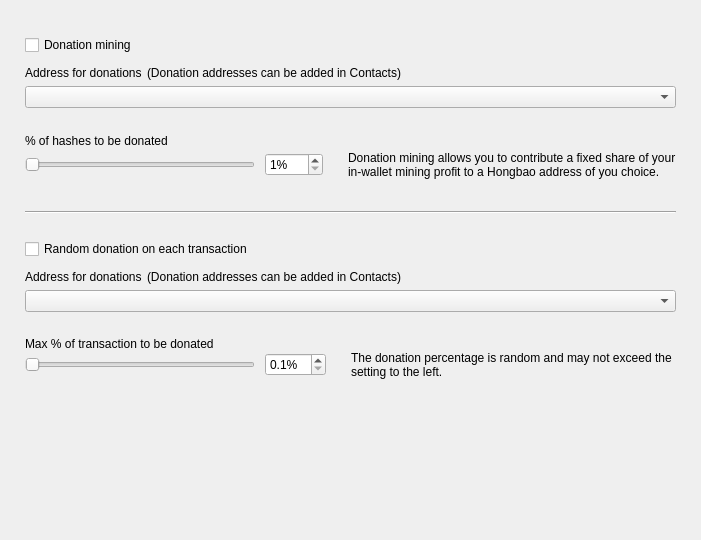
<?xml version="1.0" encoding="UTF-8"?>
<ui version="4.0">
 <class>DonationOptionsFrame</class>
 <widget class="QFrame" name="DonationOptionsFrame">
  <property name="geometry">
   <rect>
    <x>0</x>
    <y>0</y>
    <width>701</width>
    <height>540</height>
   </rect>
  </property>
  <property name="windowTitle">
   <string>Frame</string>
  </property>
  <property name="frameShape">
   <enum>QFrame::NoFrame</enum>
  </property>
  <property name="frameShadow">
   <enum>QFrame::Raised</enum>
  </property>
  <layout class="QVBoxLayout" name="verticalLayout">
   <property name="spacing">
    <number>10</number>
   </property>
   <property name="leftMargin">
    <number>25</number>
   </property>
   <property name="topMargin">
    <number>35</number>
   </property>
   <property name="rightMargin">
    <number>25</number>
   </property>
   <property name="bottomMargin">
    <number>0</number>
   </property>
   <item>
    <widget class="QCheckBox" name="m_enableDonationMiningCheck">
     <property name="text">
      <string>Donation mining</string>
     </property>
    </widget>
   </item>
   <item>
    <widget class="QFrame" name="m_donationMiningFrame">
     <property name="frameShape">
      <enum>QFrame::NoFrame</enum>
     </property>
     <property name="frameShadow">
      <enum>QFrame::Raised</enum>
     </property>
     <layout class="QGridLayout" name="gridLayout" columnstretch="1,0,0,1">
      <property name="leftMargin">
       <number>0</number>
      </property>
      <property name="topMargin">
       <number>0</number>
      </property>
      <property name="rightMargin">
       <number>0</number>
      </property>
      <property name="bottomMargin">
       <number>0</number>
      </property>
      <property name="horizontalSpacing">
       <number>10</number>
      </property>
      <property name="verticalSpacing">
       <number>0</number>
      </property>
      <item row="2" column="0" colspan="4">
       <widget class="QComboBox" name="m_donationMiningAddressCombo"/>
      </item>
      <item row="3" column="0" colspan="4">
       <spacer name="verticalSpacer_2">
        <property name="orientation">
         <enum>Qt::Vertical</enum>
        </property>
        <property name="sizeType">
         <enum>QSizePolicy::Fixed</enum>
        </property>
        <property name="sizeHint" stdset="0">
         <size>
          <width>20</width>
          <height>25</height>
         </size>
        </property>
       </spacer>
      </item>
      <item row="4" column="0" colspan="4">
       <widget class="WalletGui::WalletNormalBlackTextLabel" name="label_2">
        <property name="minimumSize">
         <size>
          <width>0</width>
          <height>16</height>
         </size>
        </property>
        <property name="text">
         <string>% of hashes to be donated</string>
        </property>
        <property name="indent">
         <number>0</number>
        </property>
       </widget>
      </item>
      <item row="5" column="1">
       <widget class="QSpinBox" name="m_donationMiningAmountSpin">
        <property name="suffix">
         <string>%</string>
        </property>
        <property name="minimum">
         <number>1</number>
        </property>
        <property name="maximum">
         <number>100</number>
        </property>
       </widget>
      </item>
      <item row="5" column="0">
       <widget class="QSlider" name="m_donationMiningAmountSlider">
        <property name="maximumSize">
         <size>
          <width>230</width>
          <height>16777215</height>
         </size>
        </property>
        <property name="minimum">
         <number>1</number>
        </property>
        <property name="maximum">
         <number>100</number>
        </property>
        <property name="orientation">
         <enum>Qt::Horizontal</enum>
        </property>
       </widget>
      </item>
      <item row="5" column="2">
       <spacer name="horizontalSpacer">
        <property name="orientation">
         <enum>Qt::Horizontal</enum>
        </property>
        <property name="sizeType">
         <enum>QSizePolicy::Fixed</enum>
        </property>
        <property name="sizeHint" stdset="0">
         <size>
          <width>5</width>
          <height>20</height>
         </size>
        </property>
       </spacer>
      </item>
      <item row="5" column="3" alignment="Qt::AlignVCenter">
       <widget class="WalletGui::WalletSmallGrayTextLabel" name="m_donationMiningCommentLabel">
        <property name="minimumSize">
         <size>
          <width>0</width>
          <height>32</height>
         </size>
        </property>
        <property name="text">
         <string>Donation mining allows you to contribute a fixed share of your in-wallet mining profit to a Hongbao address of you choice.</string>
        </property>
        <property name="wordWrap">
         <bool>true</bool>
        </property>
        <property name="indent">
         <number>0</number>
        </property>
       </widget>
      </item>
      <item row="1" column="0" colspan="4">
       <spacer name="verticalSpacer_6">
        <property name="orientation">
         <enum>Qt::Vertical</enum>
        </property>
        <property name="sizeType">
         <enum>QSizePolicy::Fixed</enum>
        </property>
        <property name="sizeHint" stdset="0">
         <size>
          <width>20</width>
          <height>5</height>
         </size>
        </property>
       </spacer>
      </item>
      <item row="0" column="0" colspan="4">
       <layout class="QHBoxLayout" name="horizontalLayout" stretch="0,1">
        <property name="spacing">
         <number>5</number>
        </property>
        <property name="leftMargin">
         <number>0</number>
        </property>
        <item>
         <widget class="WalletGui::WalletNormalBlackTextLabel" name="label">
          <property name="minimumSize">
           <size>
            <width>0</width>
            <height>16</height>
           </size>
          </property>
          <property name="text">
           <string>Address for donations</string>
          </property>
          <property name="indent">
           <number>0</number>
          </property>
         </widget>
        </item>
        <item>
         <widget class="WalletGui::WalletSmallGrayTextLabel" name="label_5">
          <property name="text">
           <string>(Donation addresses can be added in Contacts)</string>
          </property>
         </widget>
        </item>
       </layout>
      </item>
     </layout>
    </widget>
   </item>
   <item>
    <spacer name="verticalSpacer_3">
     <property name="orientation">
      <enum>Qt::Vertical</enum>
     </property>
     <property name="sizeType">
      <enum>QSizePolicy::Fixed</enum>
     </property>
     <property name="sizeHint" stdset="0">
      <size>
       <width>20</width>
       <height>20</height>
      </size>
     </property>
    </spacer>
   </item>
   <item>
    <widget class="Line" name="line">
     <property name="frameShadow">
      <enum>QFrame::Sunken</enum>
     </property>
     <property name="orientation">
      <enum>Qt::Horizontal</enum>
     </property>
    </widget>
   </item>
   <item>
    <spacer name="verticalSpacer_4">
     <property name="orientation">
      <enum>Qt::Vertical</enum>
     </property>
     <property name="sizeType">
      <enum>QSizePolicy::Fixed</enum>
     </property>
     <property name="sizeHint" stdset="0">
      <size>
       <width>20</width>
       <height>15</height>
      </size>
     </property>
    </spacer>
   </item>
   <item>
    <widget class="QCheckBox" name="m_enableDonationChangeCheck">
     <property name="text">
      <string>Random donation on each transaction</string>
     </property>
    </widget>
   </item>
   <item>
    <widget class="QFrame" name="m_donationChangeFrame">
     <property name="frameShape">
      <enum>QFrame::NoFrame</enum>
     </property>
     <property name="frameShadow">
      <enum>QFrame::Raised</enum>
     </property>
     <layout class="QGridLayout" name="gridLayout_2" columnstretch="1,0,0,1">
      <property name="leftMargin">
       <number>0</number>
      </property>
      <property name="topMargin">
       <number>0</number>
      </property>
      <property name="rightMargin">
       <number>0</number>
      </property>
      <property name="bottomMargin">
       <number>0</number>
      </property>
      <property name="horizontalSpacing">
       <number>10</number>
      </property>
      <property name="verticalSpacing">
       <number>0</number>
      </property>
      <item row="3" column="0" colspan="4">
       <spacer name="verticalSpacer_5">
        <property name="orientation">
         <enum>Qt::Vertical</enum>
        </property>
        <property name="sizeType">
         <enum>QSizePolicy::Fixed</enum>
        </property>
        <property name="sizeHint" stdset="0">
         <size>
          <width>20</width>
          <height>25</height>
         </size>
        </property>
       </spacer>
      </item>
      <item row="4" column="0" colspan="4">
       <widget class="WalletGui::WalletNormalBlackTextLabel" name="label_3">
        <property name="text">
         <string>Max % of transaction to be donated</string>
        </property>
        <property name="indent">
         <number>0</number>
        </property>
       </widget>
      </item>
      <item row="5" column="0">
       <widget class="QSlider" name="m_donationChangeAmountSlider">
        <property name="maximumSize">
         <size>
          <width>230</width>
          <height>16777215</height>
         </size>
        </property>
        <property name="minimum">
         <number>1</number>
        </property>
        <property name="maximum">
         <number>100</number>
        </property>
        <property name="orientation">
         <enum>Qt::Horizontal</enum>
        </property>
       </widget>
      </item>
      <item row="2" column="0" colspan="4">
       <widget class="QComboBox" name="m_donationChangeAddressCombo"/>
      </item>
      <item row="5" column="3" alignment="Qt::AlignVCenter">
       <widget class="WalletGui::WalletSmallGrayTextLabel" name="m_donationChangeCommentLabel">
        <property name="text">
         <string>The donation percentage is random and may not exceed the setting to the left.</string>
        </property>
        <property name="wordWrap">
         <bool>true</bool>
        </property>
        <property name="indent">
         <number>0</number>
        </property>
       </widget>
      </item>
      <item row="5" column="1">
       <widget class="QDoubleSpinBox" name="m_donationChangeAmountSpin">
        <property name="suffix">
         <string>%</string>
        </property>
        <property name="decimals">
         <number>1</number>
        </property>
        <property name="minimum">
         <double>0.100000000000000</double>
        </property>
        <property name="maximum">
         <double>10.000000000000000</double>
        </property>
        <property name="singleStep">
         <double>0.100000000000000</double>
        </property>
       </widget>
      </item>
      <item row="5" column="2">
       <spacer name="horizontalSpacer_2">
        <property name="orientation">
         <enum>Qt::Horizontal</enum>
        </property>
        <property name="sizeType">
         <enum>QSizePolicy::Fixed</enum>
        </property>
        <property name="sizeHint" stdset="0">
         <size>
          <width>5</width>
          <height>20</height>
         </size>
        </property>
       </spacer>
      </item>
      <item row="1" column="0" colspan="4">
       <spacer name="verticalSpacer_7">
        <property name="orientation">
         <enum>Qt::Vertical</enum>
        </property>
        <property name="sizeType">
         <enum>QSizePolicy::Fixed</enum>
        </property>
        <property name="sizeHint" stdset="0">
         <size>
          <width>20</width>
          <height>5</height>
         </size>
        </property>
       </spacer>
      </item>
      <item row="0" column="0" colspan="4">
       <layout class="QHBoxLayout" name="horizontalLayout_2" stretch="0,1">
        <property name="spacing">
         <number>5</number>
        </property>
        <property name="leftMargin">
         <number>0</number>
        </property>
        <item>
         <widget class="WalletGui::WalletNormalBlackTextLabel" name="label_4">
          <property name="minimumSize">
           <size>
            <width>0</width>
            <height>16</height>
           </size>
          </property>
          <property name="text">
           <string>Address for donations</string>
          </property>
          <property name="indent">
           <number>0</number>
          </property>
         </widget>
        </item>
        <item>
         <widget class="WalletGui::WalletSmallGrayTextLabel" name="label_6">
          <property name="text">
           <string>(Donation addresses can be added in Contacts)</string>
          </property>
         </widget>
        </item>
       </layout>
      </item>
     </layout>
    </widget>
   </item>
   <item>
    <spacer name="verticalSpacer">
     <property name="orientation">
      <enum>Qt::Vertical</enum>
     </property>
     <property name="sizeType">
      <enum>QSizePolicy::Expanding</enum>
     </property>
     <property name="sizeHint" stdset="0">
      <size>
       <width>20</width>
       <height>10</height>
      </size>
     </property>
    </spacer>
   </item>
  </layout>
 </widget>
 <customwidgets>
  <customwidget>
   <class>WalletGui::WalletSmallGrayTextLabel</class>
   <extends>QLabel</extends>
   <header>Gui/Common/WalletTextLabel.h</header>
  </customwidget>
  <customwidget>
   <class>WalletGui::WalletNormalBlackTextLabel</class>
   <extends>QLabel</extends>
   <header>Gui/Common/WalletTextLabel.h</header>
  </customwidget>
 </customwidgets>
 <resources/>
 <connections>
  <connection>
   <sender>m_enableDonationMiningCheck</sender>
   <signal>toggled(bool)</signal>
   <receiver>m_donationMiningFrame</receiver>
   <slot>setEnabled(bool)</slot>
   <hints>
    <hint type="sourcelabel">
     <x>353</x>
     <y>41</y>
    </hint>
    <hint type="destinationlabel">
     <x>350</x>
     <y>115</y>
    </hint>
   </hints>
  </connection>
  <connection>
   <sender>m_donationMiningAmountSlider</sender>
   <signal>valueChanged(int)</signal>
   <receiver>DonationOptionsFrame</receiver>
   <slot>donationMiningAmountChanged(int)</slot>
   <hints>
    <hint type="sourcelabel">
     <x>187</x>
     <y>155</y>
    </hint>
    <hint type="destinationlabel">
     <x>350</x>
     <y>269</y>
    </hint>
   </hints>
  </connection>
  <connection>
   <sender>m_donationMiningAmountSpin</sender>
   <signal>valueChanged(int)</signal>
   <receiver>DonationOptionsFrame</receiver>
   <slot>donationMiningAmountChanged(int)</slot>
   <hints>
    <hint type="sourcelabel">
     <x>391</x>
     <y>155</y>
    </hint>
    <hint type="destinationlabel">
     <x>350</x>
     <y>269</y>
    </hint>
   </hints>
  </connection>
  <connection>
   <sender>m_enableDonationChangeCheck</sender>
   <signal>toggled(bool)</signal>
   <receiver>m_donationChangeFrame</receiver>
   <slot>setEnabled(bool)</slot>
   <hints>
    <hint type="sourcelabel">
     <x>353</x>
     <y>237</y>
    </hint>
    <hint type="destinationlabel">
     <x>350</x>
     <y>328</y>
    </hint>
   </hints>
  </connection>
  <connection>
   <sender>m_donationChangeAmountSlider</sender>
   <signal>valueChanged(int)</signal>
   <receiver>DonationOptionsFrame</receiver>
   <slot>donationChangeAmountChanged(int)</slot>
   <hints>
    <hint type="sourcelabel">
     <x>187</x>
     <y>385</y>
    </hint>
    <hint type="destinationlabel">
     <x>350</x>
     <y>269</y>
    </hint>
   </hints>
  </connection>
  <connection>
   <sender>m_donationChangeAmountSpin</sender>
   <signal>valueChanged(double)</signal>
   <receiver>DonationOptionsFrame</receiver>
   <slot>donationChangeAmountChanged(double)</slot>
   <hints>
    <hint type="sourcelabel">
     <x>433</x>
     <y>353</y>
    </hint>
    <hint type="destinationlabel">
     <x>350</x>
     <y>269</y>
    </hint>
   </hints>
  </connection>
 </connections>
 <slots>
  <slot>donationMiningAmountChanged(int)</slot>
  <slot>donationChangeAmountChanged(int)</slot>
  <slot>donationChangeAmountChanged(double)</slot>
 </slots>
</ui>
